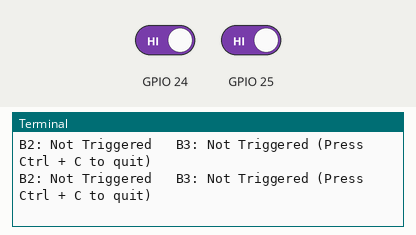
Recording of a program running on a simulated Raspberry Pi (BCM pin numbers). On the bench: the last lines printed to the terminal. The test bench sets the inputs (shaded band); at power-on: GPIO 24 HIGH, GPIO 25 HIGH.

Above: at 1.2 s.
1.3 s: GPIO 24 driven LOW
At 1.9 s:
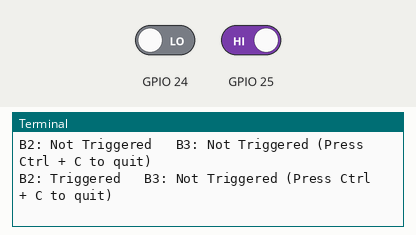
3.0 s: GPIO 25 driven LOW
At 3.4 s:
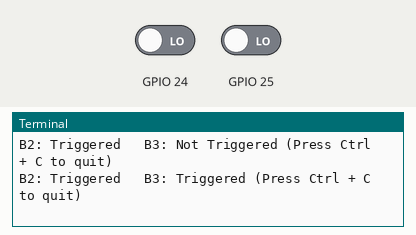
4.5 s: GPIO 24 driven HIGH
At 4.9 s:
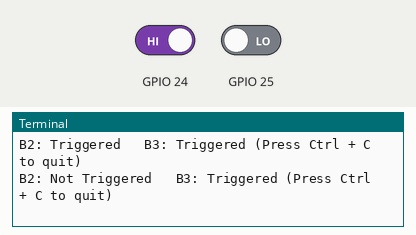

The program:

gpio_test.py
```python
####################################################
#
#                gpio_test.py v1.0
#
#                 James McCormac
#
#
#  ** Hit "CTRL+C" to kill the program at any time **
#
#  Revision history:
#  20140908  v1.0  Script written and tested
#
#
###################################################

# import python modules
# import RPi.GPIO as g to stop us writing "RPi.GPIO."
# everywhere and just "g." instead
import RPi.GPIO as g
# import time for sleeping and sys for exit command
import time
import sys

# set up the GPIO pins on the Pi using BCM mode
# set pins 24 & 25 (BCM numbering) to inputs
# these are really pins 18 and 22.
g.setmode(g.BCM)
g.setup(24,g.IN)
g.setup(25,g.IN)

# set sensors to something before starting
B2 = "UNKNOWN"
B3 = "UNKNOWN"

# loop forever checking status of the sensors
# my sensors return 0 when activated by a magnet
# and 1 when the magnet is moved away
while (1):
	time.sleep(0.5)
	if g.input(24) == 0:
		B2 = "Triggered"
	if g.input(25) == 0:
		B3 = "Triggered"
	if g.input(24) == 1:
		B2 = "Not Triggered"
	if g.input(25) == 1:
		B3 = "Not Triggered"
	if g.input(24) != 1 and g.input(24) != 0:
		print "UNKNOWN RESPONSE FROM B2, EXITING..."
		sys.exit(1)
	if g.input(25) != 1 and g.input(25) != 0:
		print "UNKNOWN RESPONSE FROM B3, EXITING..."
		sys.exit(1)
	print "B2: %s \tB3: %s (Press Ctrl + C to quit)" % (B2, B3)
	
```

Measured:
- after the input at 1.3 s, the terminal: prints a new line after 0.20 s (image 1)
- after the input at 3.0 s, the terminal: prints a new line at once (image 2)
- after the input at 4.5 s, the terminal: prints a new line at once (image 3)
